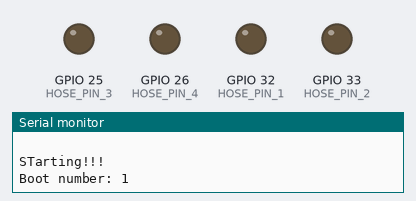
A sketch run on a simulated ESP32. Shown: output pins drawn as LEDs (lit = HIGH), the last lines printed to the serial monitor. WiFi joins after 1.5 s; servers stay silent unless stated; uploads are accepted with an empty reply; pins used as bus, display or sensor lines are not drawn. At 14.2 s the program puts the board to deep sleep or switches it off; the recording ends there.

Above: at 6.3 s.
At 8.0 s:
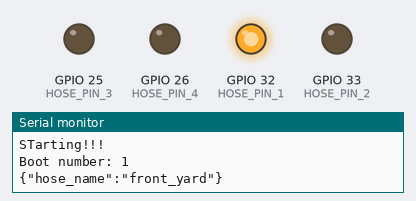
At 9.6 s:
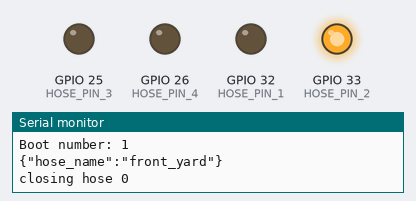
At 11.1 s:
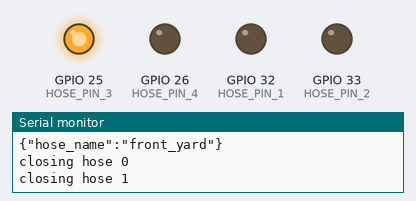
At 12.7 s:
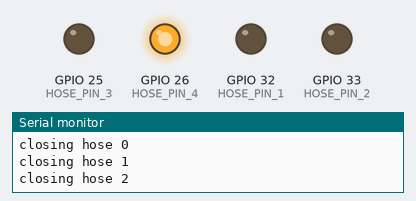
Timing chart, 0 to 14.2 s (numbered marks = the images above):
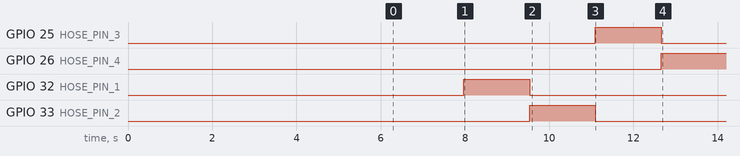

The sketch:

water-controller.ino
```cpp
#include <Arduino.h>


#include <HTTPClient.h>
#include <Esp.h>
#include "hose_controller.h"


#include "wifi_connector.h"

#define CIRCUIT_POWER_PIN 23
#define POWER_DIRECTION_PIN 13
const int HOSE_PIN_1 = 32;
const int HOSE_PIN_2 = 33;
const int HOSE_PIN_3 = 25;
const int HOSE_PIN_4 = 26;


//used for sensors
#define POWER_PIN 14


char * central_server = "http://10.0.0.59:5000/set_hose_status";

int hoses[4] = {HOSE_PIN_1,HOSE_PIN_2,HOSE_PIN_3,HOSE_PIN_4};
HoseController controller(CIRCUIT_POWER_PIN,POWER_DIRECTION_PIN, hoses);

String makeStatusRequest(){
  //Get the door sensor information to send to the request


  HTTPClient http;


  http.begin(central_server);  //Specify destination for HTTP request
  http.addHeader("Content-Type", "text/json");             //Specify content-type header

  String message = "{\"hose_name\":\"" + String(HOSE_NAME) + "\"}";
  Serial.println(message);
  int responseCode = http.POST(message);   //send POST request

  if(responseCode>0){

    String response = http.getString();                       //Get the response to the request
    //So basically we need to return a few values here
    //the lock can be in one of a few states
    //either it can be in lock, unlock , do nothing
    return response;

  }else{

    Serial.print("Error on sending POST: ");
    Serial.println(responseCode);
    return "error";
  }

  http.end();  //Free resources


}

String hose_status[4] = {CLOSE_HOSE,CLOSE_HOSE,CLOSE_HOSE,CLOSE_HOSE};
void convert_result(String result){
  int start_index = 0;
  hose_status[0] = result.substring(start_index,result.indexOf(","));
  start_index = result.indexOf(",") + 1;
  hose_status[1] = result.substring(start_index,result.indexOf(",",start_index));
  Serial.println(hose_status[1]);
  start_index = result.indexOf(",",start_index) + 1;
  hose_status[2] = result.substring(start_index,result.indexOf(",",start_index));
  Serial.println(hose_status[2]);
  start_index = result.indexOf(",",start_index) + 1;
  hose_status[3] = result.substring(start_index);
  Serial.println(hose_status[3]);
}


void setup() {


  pinMode(POWER_PIN,OUTPUT);
  digitalWrite(POWER_PIN,HIGH);
  connectWifi();

  String result = makeStatusRequest();
  if(result == "error"){
    controller.close_all_hoses(); //no response assume we should close stuff :)
    digitalWrite(POWER_PIN,LOW);

  }else{
    Serial.println(result);
    convert_result(result);
    controller.set_hose_status(hose_status);

    digitalWrite(POWER_PIN,LOW);


  }
 disconnectAndSleep();

}

void loop() {
  //This is not going to be called
}
```

hose_controller.h
```cpp
#include <Arduino.h>

/**
* built with https://www.homedepot.com/p/Orbit-4-Outlet-Integrated-Watering-System-56545/205584851
* Orbit
* 4-Outlet Integrated Watering System
*/
String HOSE_NAME = "front_yard";
String OPEN_HOSE = "open_hose";
String CLOSE_HOSE = "close_hose";

#define NUM_HOSES 4
//should be open or closed in this amount of time
#define HOSE_POWER_TIME 1500

class HoseController{
public:
  HoseController(int circuit_power_pin, int power_direction_pin, int * hose_pins ){
    this->circuit_power_pin = circuit_power_pin;
    pinMode(this->circuit_power_pin,OUTPUT);
    this->power_direction_pin = power_direction_pin;
    pinMode(this->power_direction_pin,OUTPUT);
    this->power_direction = LOW;
    for(int i = 0; i < NUM_HOSES; i++){
      this->hose_pins[i] = hose_pins[i];
      pinMode(this->hose_pins[i],OUTPUT);
    }
    close_all_hoses();
  }

  void close_all_hoses();
  void set_hose_status(String * status);
private:
  int hose_pins[NUM_HOSES];
  int circuit_power_pin;
  int power_direction_pin;
  int power_direction;
  void turn_off_power();
  void turn_on_power();
  void set_power_open();
  void set_power_close();
  void set_hoses_to_power_direction();
  void set_hose_inverse(int hose_number);
  void wait_hose_time();
  void set_hose(int hose_number, bool to_open);
  void open_hose(int hose_number);
  void close_hose(int hose_number);

};

void HoseController::turn_on_power(){
    digitalWrite(circuit_power_pin,HIGH);
}

void HoseController::turn_off_power(){
    digitalWrite(circuit_power_pin,LOW);
}

//When power direction_pin is low, the relay outputs sinks to gnd
//when its is high, relay outputs 5v
void HoseController::set_power_open(){
    power_direction = HIGH;
    digitalWrite(power_direction_pin,HIGH);
}

void HoseController::set_power_close(){
    power_direction = LOW;
    digitalWrite(power_direction_pin,LOW);
}

void HoseController::set_hoses_to_power_direction(){
  for(int i = 0; i < NUM_HOSES; i++){
    digitalWrite(hose_pins[i],power_direction);
  }
}

void HoseController::set_hose_inverse(int hose_number){
  digitalWrite(hose_pins[hose_number], power_direction == HIGH ? LOW : HIGH);
}

void HoseController::wait_hose_time(){
  delay(HOSE_POWER_TIME);
}

void HoseController::set_hose(int hose_number, bool to_open){
  turn_off_power();
  delay(30);
  if(to_open){
    set_power_open();
  }else{
    set_power_close();
  }

  set_hoses_to_power_direction();
  set_hose_inverse(hose_number);
  delay(30);
  turn_on_power();
  wait_hose_time();
  turn_off_power();


}

void HoseController::open_hose(int hose_number){
  set_hose(hose_number,true);
      Serial.println("opening hose " + String(hose_number));
}

void HoseController::close_hose(int hose_number){
    set_hose(hose_number,false);
    Serial.println("closing hose " + String(hose_number));
}

void HoseController::close_all_hoses(){
  for(int i = 0; i < NUM_HOSES; i++){
    close_hose(i);
  }
}

void HoseController::set_hose_status(String * status){
  for(int i = 0; i < NUM_HOSES; i++){
    if(status[i] == OPEN_HOSE){
      open_hose(i);
    }else{
      close_hose(i);
    }

  }
}
```

wifi_connector.h
```cpp
#include <WiFi.h>


#define uS_TO_S_FACTOR 1000000  /* Conversion factor for micro seconds to seconds */
#define TIME_TO_SLEEP 15        /* Time ESP32 will go to sleep (in seconds) */
#define SLEEPTIME uS_TO_S_FACTOR * TIME_TO_SLEEP
RTC_DATA_ATTR int bootCount = 0;
char * WLAN_SSID = "linksys2";
char * WLAN_PASSWD = "srilanka";
struct RtcData{
  uint32_t crc32;   // 4 bytes
  int32_t channel;  // 4 byte,   8 in total
  uint8_t bssid[6]; // 6 bytes, 14 in total
  uint8_t padding;  // 2 byte,  16 in total
};

RTC_DATA_ATTR RtcData rtcData;

uint32_t calculateCRC32( const uint8_t *data, size_t length ) {
  uint32_t crc = 0xffffffff;
  while( length-- ) {
    uint8_t c = *data++;
    for( uint32_t i = 0x80; i > 0; i >>= 1 ) {
      bool bit = crc & 0x80000000;
      if( c & i ) {
        bit = !bit;
      }

      crc <<= 1;
      if( bit ) {
        crc ^= 0x04c11db7;
      }
    }
  }

  return crc;
}

void connectWifi(){
  bool rtcValid = false;

    // Calculate the CRC of what we just read from RTC memory, but skip the first 4 bytes as that's the checksum itself.
    uint32_t crc = calculateCRC32( ((uint8_t*)&rtcData) + 4, sizeof( rtcData ) - 4 );
    if( crc == rtcData.crc32 ) {
      rtcValid = true;
    }

  btStop();

  WiFi.mode( WIFI_OFF );
  //WiFi.forceSleepBegin();
  //delay( 1 );

  Serial.begin(115200);
  Serial.println("STarting!!!");

  //Increment boot number and print it every reboot
  ++bootCount;
  Serial.println("Boot number: " + String(bootCount));


  IPAddress ip( 10, 0, 0, 188 );
  IPAddress gateway( 10, 0, 0, 1);
  IPAddress subnet( 255, 255, 255, 0 );

//  WiFi.forceSleepWake();
//  delay( 1 );

  WiFi.mode( WIFI_STA );


  WiFi.persistent( false );
  // Bring up the WiFi connection
  WiFi.mode( WIFI_STA );
  WiFi.config( ip, gateway, subnet );
  if( rtcValid ) {
    // The RTC data was good, make a quick connection
    Serial.println("Reusing RTC DATA!");
    WiFi.begin( WLAN_SSID, WLAN_PASSWD, rtcData.channel, rtcData.bssid, true );
  }
  else {
    // The RTC data was not valid, so make a regular connection
    WiFi.begin( WLAN_SSID, WLAN_PASSWD );
      int wifiStatus = WiFi.status();
    if(wifiStatus == WL_CONNECTED){
      rtcData.channel = WiFi.channel();
      memcpy( rtcData.bssid, WiFi.BSSID(), 6 ); // Copy 6 bytes of BSSID (AP's MAC address)
      rtcData.crc32 = calculateCRC32( ((uint8_t*)&rtcData) + 4, sizeof( rtcData ) - 4 );

    }

  }


  int retries = 0;
  int wifiStatus = WiFi.status();
  while( wifiStatus != WL_CONNECTED ) {
    retries++;
    if( retries == 100 ) {
      // Quick connect is not working, reset WiFi and try regular connection
      WiFi.disconnect();
      delay( 10 );
     // WiFi.forceSleepBegin();
     // delay( 10 );
    //  WiFi.forceSleepWake();
     // delay( 10 );
      WiFi.begin( WLAN_SSID, WLAN_PASSWD );
    }
    if( retries == 600 ) {
      // Giving up after 30 seconds and going back to sleep
      WiFi.disconnect( true );
      delay( 1 );
      WiFi.mode( WIFI_OFF );
      ESP.deepSleep( SLEEPTIME );
      return; // Not expecting this to be called, the previous call will never return.
    }
    delay( 50 );
    wifiStatus = WiFi.status();
  }

  if(retries != 0){
    rtcData.channel = WiFi.channel();
    memcpy( rtcData.bssid, WiFi.BSSID(), 6 ); // Copy 6 bytes of BSSID (AP's MAC address)
    rtcData.crc32 = calculateCRC32( ((uint8_t*)&rtcData) + 4, sizeof( rtcData ) - 4 );


  }
}


void disconnectAndSleep(){
  esp_sleep_enable_timer_wakeup(SLEEPTIME);
  Serial.println("Going to sleep now");
  delay(10); //without this delay i was not seeing this output

  WiFi.disconnect( true );
  delay( 1 );

// WAKE_RF_DISABLED to keep the WiFi radio disabled when we wake up
  ESP.deepSleep( SLEEPTIME);

  Serial.println("This will never be printed");
}
```

Measured:
- by itself, GPIO 25 (HOSE_PIN_3): LOW → HIGH at 11.1 s, → LOW 1.6 s later
- by itself, GPIO 26 (HOSE_PIN_4): LOW → HIGH at 12.7 s
- by itself, GPIO 32 (HOSE_PIN_1): LOW → HIGH at 8.0 s, → LOW 1.6 s later
- by itself, GPIO 33 (HOSE_PIN_2): LOW → HIGH at 9.5 s, → LOW 1.6 s later
